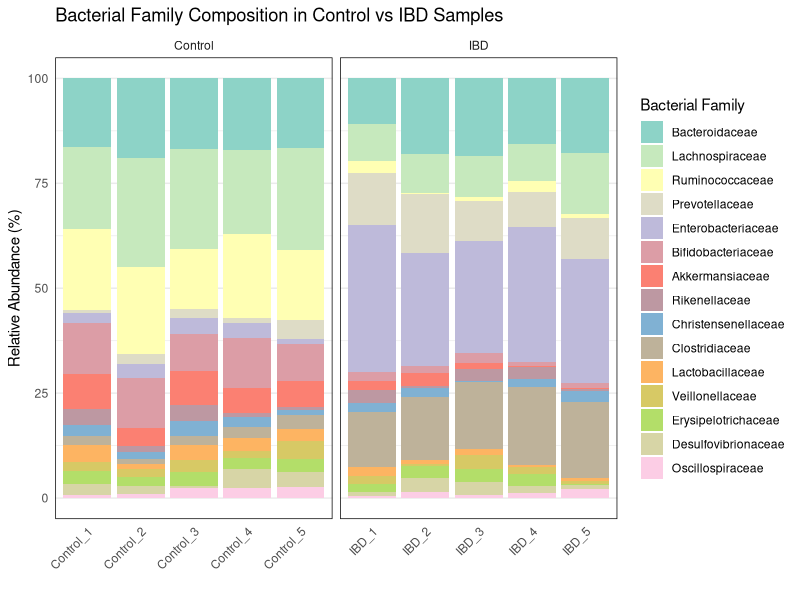
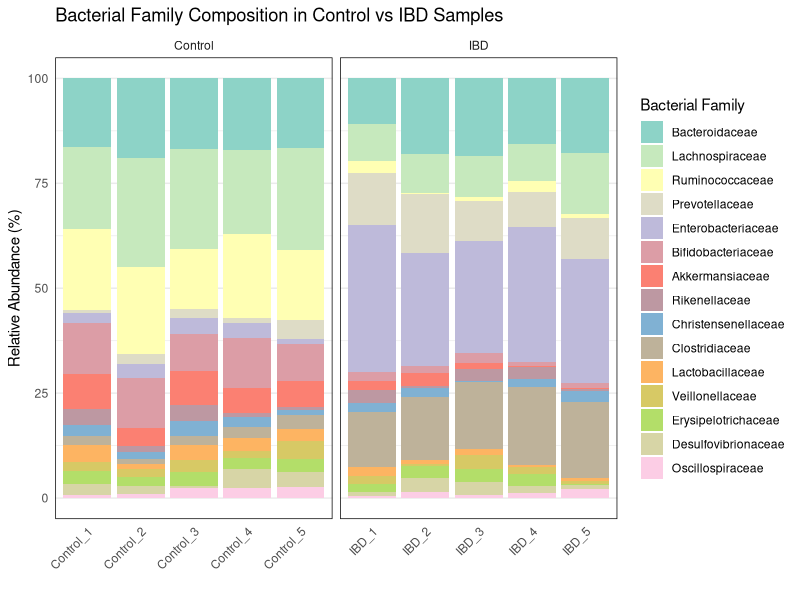

Write the R code that produced these figures, in order.
# Load required libraries
library(ggplot2)
library(reshape2)
library(dplyr)
library(RColorBrewer)

# Set seed for reproducibility
set.seed(123)

# Define sample names
samples <- c(paste0("Control_", 1:5), paste0("IBD_", 1:5))

# Define 15 common bacterial families
bacterial_families <- c(
  "Bacteroidaceae", "Lachnospiraceae", "Ruminococcaceae", 
  "Prevotellaceae", "Enterobacteriaceae", "Bifidobacteriaceae", 
  "Akkermansiaceae", "Rikenellaceae", "Christensenellaceae", 
  "Clostridiaceae", "Lactobacillaceae", "Veillonellaceae",
  "Erysipelotrichaceae", "Desulfovibrionaceae", "Oscillospiraceae"
)

# Create a matrix to hold abundances
abundance_matrix <- matrix(0, nrow = length(samples), ncol = length(bacterial_families))
rownames(abundance_matrix) <- samples
colnames(abundance_matrix) <- bacterial_families

# Fill with simulated data with differences between Control and IBD
# Control samples will have higher beneficial bacteria
for (i in 1:5) {
  # Controls have higher Lachnospiraceae, Ruminococcaceae, Bacteroidaceae
  abundance_matrix[paste0("Control_", i), "Lachnospiraceae"] <- runif(1, 20, 30)
  abundance_matrix[paste0("Control_", i), "Ruminococcaceae"] <- runif(1, 15, 25)
  abundance_matrix[paste0("Control_", i), "Bacteroidaceae"] <- runif(1, 15, 25)
  abundance_matrix[paste0("Control_", i), "Bifidobacteriaceae"] <- runif(1, 8, 15)
  abundance_matrix[paste0("Control_", i), "Akkermansiaceae"] <- runif(1, 5, 10)
  
  # Fill the rest with lower abundances
  for (family in setdiff(bacterial_families, c("Lachnospiraceae", "Ruminococcaceae", "Bacteroidaceae", "Bifidobacteriaceae", "Akkermansiaceae"))) {
    abundance_matrix[paste0("Control_", i), family] <- runif(1, 0.5, 5)
  }
  
  # IBD samples have higher Enterobacteriaceae, Clostridiaceae, and lower diversity
  abundance_matrix[paste0("IBD_", i), "Enterobacteriaceae"] <- runif(1, 20, 35)
  abundance_matrix[paste0("IBD_", i), "Clostridiaceae"] <- runif(1, 10, 20)
  abundance_matrix[paste0("IBD_", i), "Bacteroidaceae"] <- runif(1, 10, 20)
  abundance_matrix[paste0("IBD_", i), "Lachnospiraceae"] <- runif(1, 5, 15)
  abundance_matrix[paste0("IBD_", i), "Prevotellaceae"] <- runif(1, 8, 12)
  
  # Fill the rest with lower abundances
  for (family in setdiff(bacterial_families, c("Enterobacteriaceae", "Clostridiaceae", "Bacteroidaceae", "Lachnospiraceae", "Prevotellaceae"))) {
    abundance_matrix[paste0("IBD_", i), family] <- runif(1, 0.1, 3)
  }
}

# Normalize to ensure each sample sums to 100%
for (i in 1:nrow(abundance_matrix)) {
  abundance_matrix[i, ] <- abundance_matrix[i, ] / sum(abundance_matrix[i, ]) * 100
}

# Convert to data frame for ggplot
abundance_df <- as.data.frame(abundance_matrix)
abundance_df$Sample <- rownames(abundance_df)

# Add group information
abundance_df$Group <- ifelse(grepl("Control", abundance_df$Sample), "Control", "IBD")

# Reshape to long format for ggplot
abundance_long <- reshape2::melt(abundance_df, id.vars = c("Sample", "Group"),
                                 variable.name = "Family", value.name = "RelativeAbundance")

# Order samples by group
abundance_long$Sample <- factor(abundance_long$Sample, 
                                levels = c(paste0("Control_", 1:5), paste0("IBD_", 1:5)))

# Generate a colorful palette for the families
n_colors <- length(bacterial_families)
family_colors <- colorRampPalette(brewer.pal(8, "Set3"))(n_colors)

# Create stacked barplot
ggplot(abundance_long, aes(x = Sample, y = RelativeAbundance, fill = Family)) +
  geom_bar(stat = "identity", position = "stack") +
  scale_fill_manual(values = family_colors) +
  labs(
    title = "Bacterial Family Composition in Control vs IBD Samples",
    x = "",
    y = "Relative Abundance (%)",
    fill = "Bacterial Family"
  ) +
  theme_minimal() +
  theme(
    axis.text.x = element_text(angle = 45, hjust = 1),
    legend.position = "right",
    panel.grid.major.x = element_blank(),
    panel.border = element_rect(fill = NA, color = "black", linewidth = 0.5)
  ) +
  facet_grid(~ Group, scales = "free_x", space = "free_x")

# Save the plot
ggsave("family_level_barplot.png", width = 12, height = 8, dpi = 300)

# Print the first few rows of the data for verification
head(abundance_long)